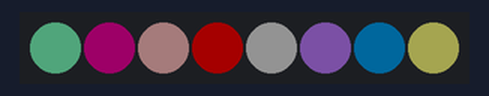
The sketch below on a simulated Arduino Uno, built with avr-gcc and run on an emulated ATmega328P. Parts: 8 RGB LEDs in strip order, left to right. Dim RGB values are drawn brighter than linear; random numbers use the default seed unless the sketch sets one.

Above: at 0.15 s.
At 5.0 s:
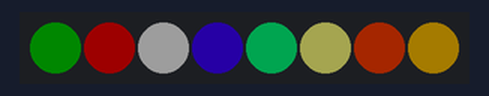
At 9.84 s:
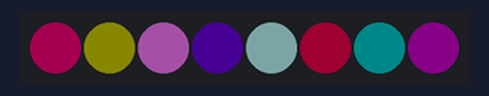
At 19.84 s:
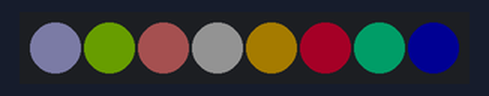
At 29.83 s:
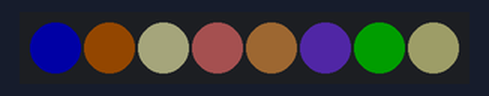
At 39.83 s:
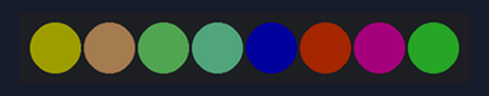
Timing chart, 0 to 40.0 s (numbered marks = the images above):
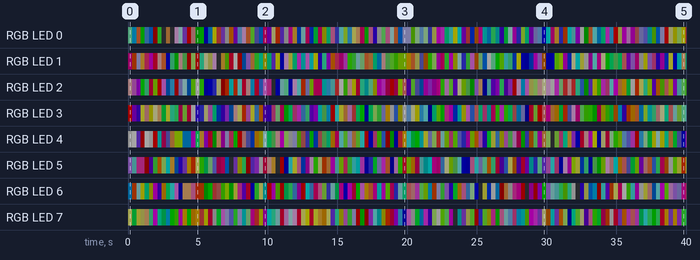

The sketch:

mkr1010neopixelstrip.ino
```cpp
#include <Adafruit_NeoPixel.h>

#define NEOPIXEL_PIN 6
#define NUMPIXELS 8

int red, blue, green = 0;

// Declare NeoPixel strip object (ie set it up):
Adafruit_NeoPixel pixels = Adafruit_NeoPixel(NUMPIXELS, NEOPIXEL_PIN, NEO_GRB + NEO_KHZ800);
// Argument 1 = Number of pixels in NeoPixel strip
// Argument 2 = Arduino pin number (most are valid)
// Argument 3 = Pixel type flags, add together as needed:
//   NEO_KHZ800  800 KHz bitstream (most NeoPixel products w/WS2812 LEDs)
//   NEO_KHZ400  400 KHz (classic 'v1' (not v2) FLORA pixels, WS2811 drivers)
//   NEO_GRB     Pixels are wired for GRB bitstream (most NeoPixel products)
//   NEO_RGB     Pixels are wired for RGB bitstream (v1 FLORA pixels, not v2)
//   NEO_RGBW    Pixels are wired for RGBW bitstream (NeoPixel RGBW products)


void setup() {
  pixels.begin();           // INITIALIZE NeoPixel strip object (REQUIRED)
  pixels.show();            // Turn OFF all pixels ASAP
  pixels.setBrightness(50); // Set BRIGHTNESS to about 1/5 (max = 255)
}

void loop() {

  // On each loop we want to set the colour for each pixel on the neopixel strip
  // So we loop through each one in turn, get a random RGB value and set the pixel
  for(int i=0; i<NUMPIXELS; i++) {

    red = random(0, 5) * 50;    // random() takes two numbers in a range and returns
    green = random(0, 5) * 50;  // a random value between, we then multiply that by 50
    blue = random(0, 5) * 50;   // so that we get seperation between the colours

    pixels.setPixelColor(i, red, green, blue);
  }

  // now the pixel values have been updated in memory we need to send them to the neopixel
  pixels.show();
  delay(300);

}
```

Measured:
- by itself, RGB LED 3: off → RGB(39, 0, 0) at 0.00 s, → RGB(19, 0, 29) 0.30 s later, → RGB(9, 0, 29) 0.30 s later, → RGB(39, 39, 9) 0.30 s later, … (133 changes in this stretch)
- by itself, RGB LED 5: off → RGB(29, 19, 39) at 0.00 s, → RGB(9, 19, 19) 0.30 s later, → RGB(39, 9, 29) 0.30 s later, → RGB(9, 0, 0) 0.61 s later, … (132 changes in this stretch)
